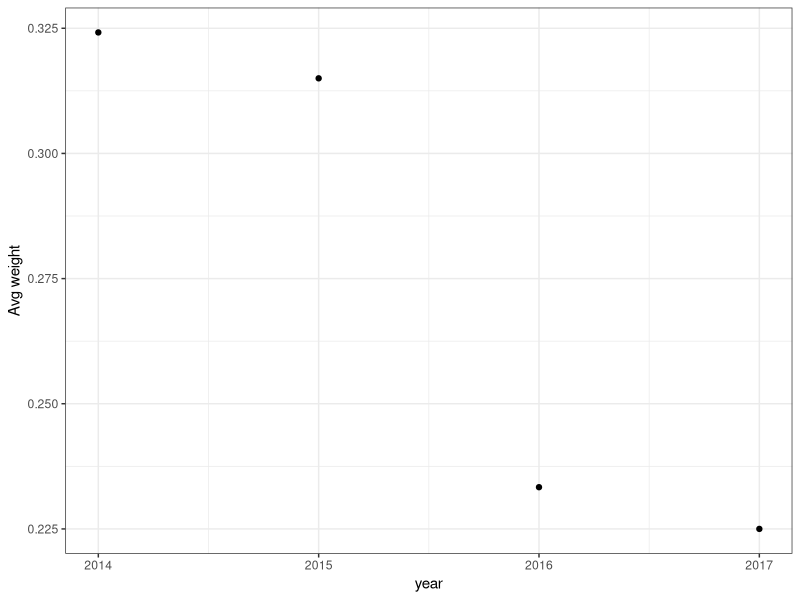
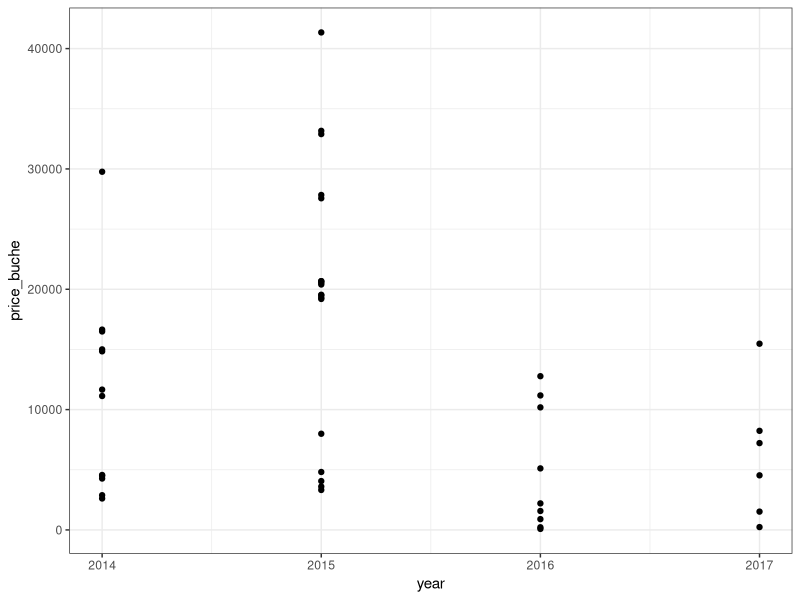
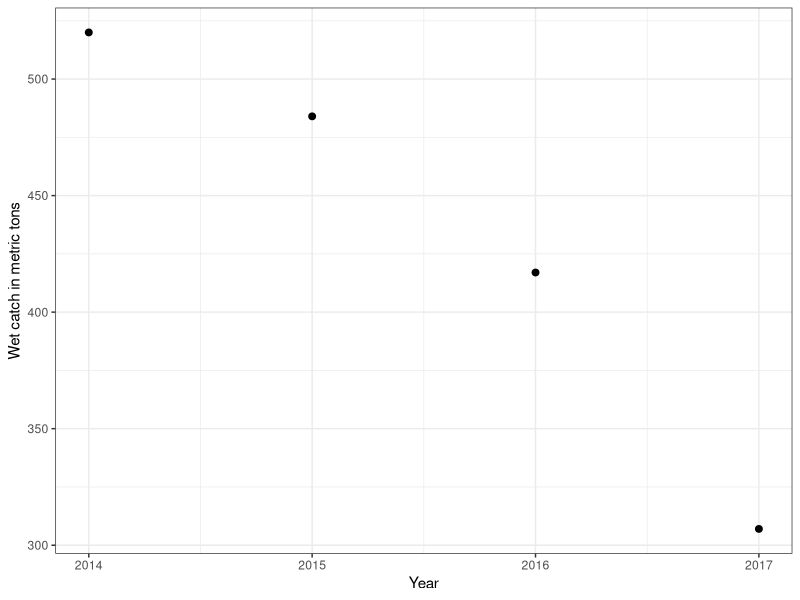
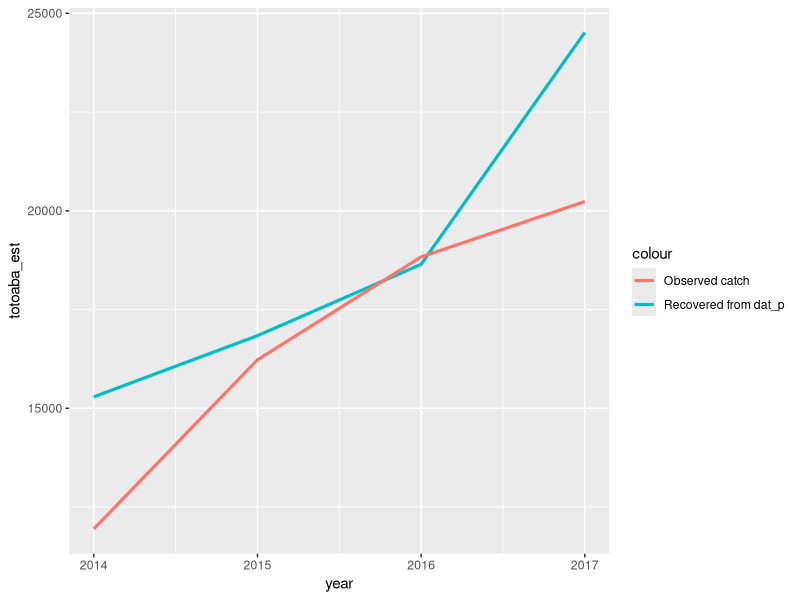
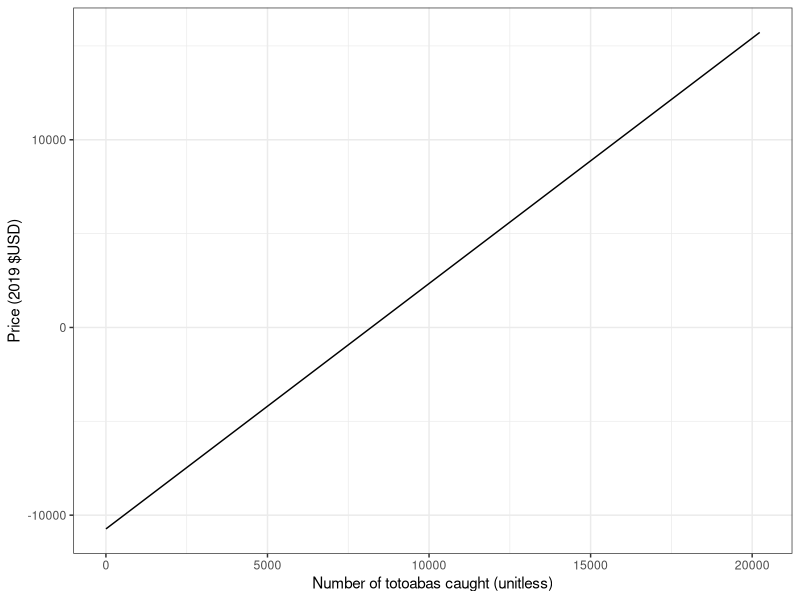
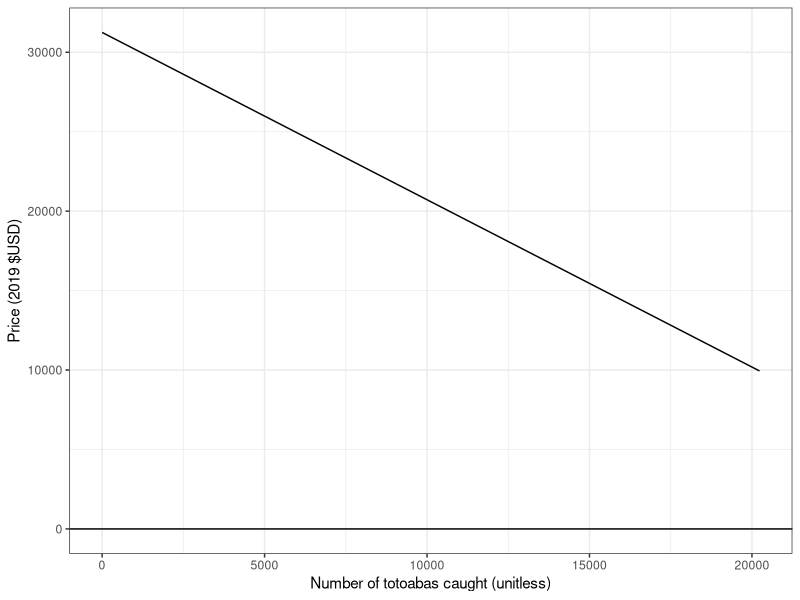
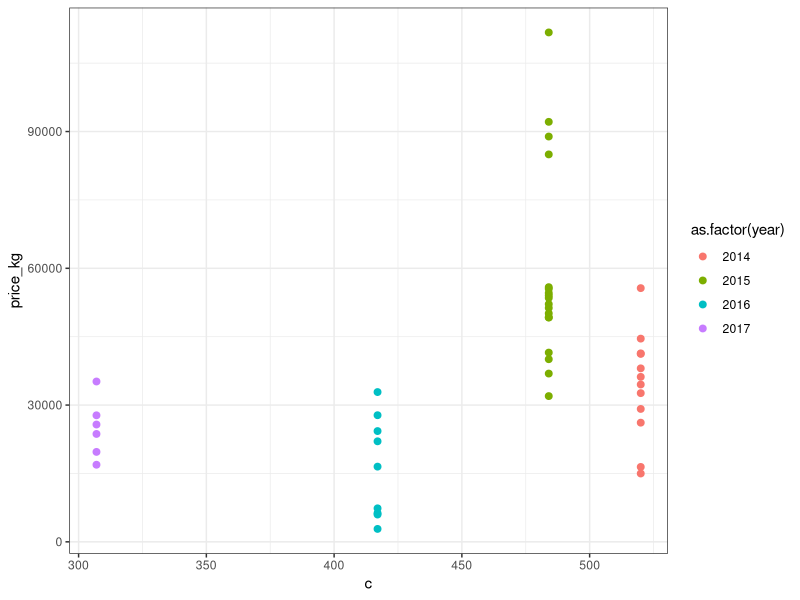
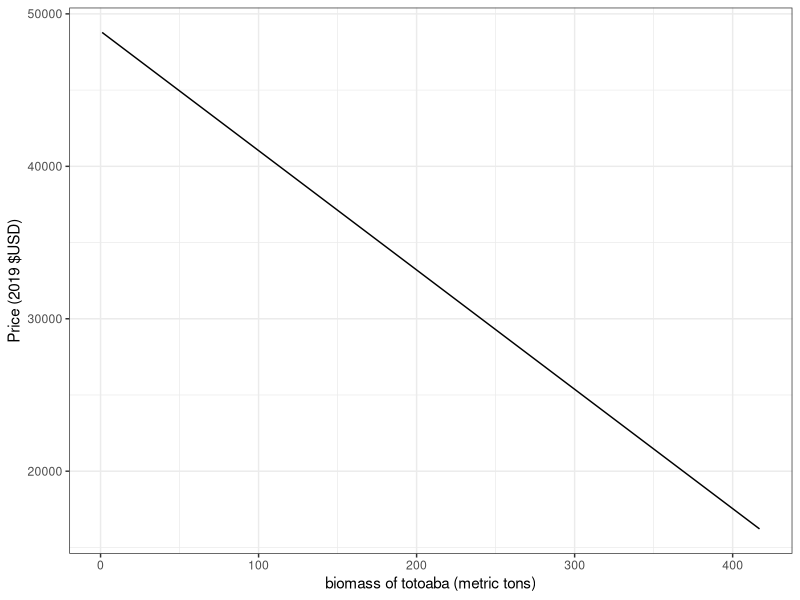

Reproduce these figures in R, in order.
## ---- chunk 1
knitr::opts_chunk$set(echo = F)
library(tidyverse)
library("ggsci")
library(here)
## ---- chunk 2
dat_p = read.csv(here("data","andrew","dat_p.csv")) #Price-quantity data (OG Paper)
dat_b = read.csv(here('data', 'andrew', "datatheif_stock.csv"))
## ---- chunk 3
dat_p %>% 
  group_by(year) %>%
 summarise_at(vars(kg), list(name = mean))%>%
  ggplot(aes(x = year,  y = name))+
  geom_point()+
  theme_bw()+
  ylab('Avg weight')
## ---- chunk 4
dat_p = dat_p %>%
  mutate(price_buche = g*p,
         price_kg = p*1000, 
         price_buche_kg = price_buche*1000)
dat_p %>%
  ggplot(aes(x=year))+
  geom_point(aes(y = price_buche))+
  theme_bw()
## ---- chunk 5
dat_b %>% subset(y>2013)%>%
  ggplot(aes(x=y, y= c))+
  geom_point(size = 2)+
  theme_bw()+
  ylab("Wet catch in metric tons")+
  xlab('Year')
## ---- chunk 6
#JML. Added a conversion factor that transforms dry weight to wet weight (dw / 0.31 = ww)
dat_p = dat_p %>% mutate(totoaba = ((q*1000)/0.31)/.5) 
dat_b = dat_b %>% mutate(totoaba = (c*1000/25.7)) 

data.frame( totoaba_est = dat_p %>% select(totoaba) %>% unique() %>% pull(),
            totoaba_obs = dat_b %>% subset(y>2013) %>% select(totoaba)%>%pull(),
            year = c(2014, 2015, 2016, 2017))%>%
  ggplot(aes(x=year))+
  geom_line(aes(y = totoaba_est, colour= 'Recovered from dat_p'), linewidth = 1.1)+
  geom_line(aes(y = totoaba_obs, colour = 'Observed catch'), linewidth = 1.1)
  
## ---- chunk 7
results = data.frame()
new_dat = merge(dat_b %>% subset(y>2013) %>% select(y,totoaba) %>%rename(year=y), dat_p %>% select(year, price_buche))
model = lm(price_buche ~ totoaba, data = new_dat)
summary(model)

demand = function(totoaba){
  y = model$coefficients[1] + model$coefficients[2]*totoaba
  return(y)
}

data.frame(x = seq(1,max(dat_b %>% subset(y>2013)%>%select(totoaba)))) %>%
  mutate(demand = demand(x))%>%
  ggplot(aes(x = x, y = demand))+
  geom_line()+
  xlab('Number of totoabas caught (unitless)')+
  ylab('Price (2019 $USD)')+
  theme_bw()

results = results %>% rbind(model$coefficients)
## ---- chunk 8
new_dat = dat_p %>% select(price_buche, totoaba)
model = lm(price_buche ~ totoaba, data = new_dat)
summary(model)

demand = function(totoaba){
  y = model$coefficients[1] + model$coefficients[2]*totoaba
  return(y)
}

data.frame(x = seq(1,max(dat_b %>% subset(y>2013)%>%select(totoaba)))) %>%
  mutate(demand = demand(x))%>%
  ggplot(aes(x = x, y = demand))+
  geom_line()+
  xlab('Number of totoabas caught (unitless)')+
  ylab('Price (2019 $USD)')+
  theme_bw()+
  geom_hline(yintercept=0)

results = results %>% rbind(model$coefficients)
## ---- chunk 9
colnames(results) = c('Intercept (alpha)', 'beta')
print(results)
## ---- chunk 10
results = results[1,]
## ---- chunk 11

new_dat = merge(dat_b %>% 
                  subset(y>2013) %>% 
                  select(y,c) %>%
                  rename(year=y), 
                dat_p %>% 
                  subset(year > 2013) %>%
                  select(year, price_buche, price_kg))

new_dat = new_dat %>% mutate(c_kg = c*1000)

new_dat2 = merge(dat_b %>% 
                  subset(y>2013) %>% 
                  select(y,c) %>%
                  rename(year=y), 
                 dat_p %>% 
                   group_by(year)%>%
                   summarise_at(vars(price_kg),
                                list(avg_price_kg = mean)))
# Sample restriction to 2016
#
#new_dat2 %>% 
#  ggplot(aes(x = c,
#             y = avg_price_kg, 
#             colour = as.factor(year)))+
#  geom_point(size = 2)+
#  theme_bw

new_dat %>% 
  ggplot(aes(x = c, 
             y = price_kg, 
             colour = as.factor(year))) + 
  geom_point(size = 2)+
  theme_bw()
## ---- chunk 12
new_dat = new_dat %>% subset(year >2015)
model  = lm(price_kg ~ c, data = new_dat)

demand = function(biomass){
  y = model$coefficients[1] + model$coefficients[2]*biomass
  return(y)
}

data.frame(x = seq(1,max(new_dat %>%select(c)))) %>%
  mutate(demand = demand(x))%>%
  ggplot(aes(x = x, y = demand))+
  geom_line()+
  xlab('biomass of totoaba (metric tons)')+
  ylab('Price (2019 $USD)')+
  theme_bw()

summary(model)
## ---- chunk 13
df_wild = read.csv(here('data', 'w_par.csv'))
W = 8215
c = 68
results = results %>% cbind(W,c)
print(results)
## ---- chunk 14

r = 0.039
k = 20226 # in metric tons of biomass from INAPESCA
k_ = k*1000 # in kilos

catchability = 0.0005526788# in vessel trips ^-1


results = results %>% cbind(r, k_, catchability)
## ---- chunk 15
dat_w = read.csv(here("data", "w_par.csv"))
max_E = sum(dat_w$total_fleet_days_year)
## ---- chunk 16


# Define coefficients for average costs in different estimation scenarios
avg_cost = 8215.34
min_cost = 3992.27
max_cost = 13327.92

# Define the number of trips as a continuous variable that ranges from 0 to realized trips majored by 50%
values_W = data.frame()

for (x in c(1, 1.2, 1.5)){
  
  trips = seq(0,1920*x,0.1)

# Define total costs based on different estimation scenarios
  cost_avg = avg_cost * trips
  cost_min = min_cost * trips
  cost_max = max_cost * trips

# Define trips^2
  trips_2 = trips^2

# Define quadratic cost function as a function of the coefficient W
  quadratic_cost = function(W){
    return(W*trips_2)
  }

# Approach 0 : get average cost and divide by average x
  W_avg_trip = avg_cost/(max(trips)/2)
  Ws = c(W_avg_trip = W_avg_trip)
# Approach 1: minimize sum of pointwise squared differences
  difference = function(W)(sum((cost_avg - W*trips_2)^2))


  res = optimize(difference, interval = c(0,1000))

  costs_estimation = data.frame(trips, 
                                cost_avg,
                                quad_cost_avg = quadratic_cost(W_avg_trip),
                                quad_cost_optim = quadratic_cost(res$minimum))
  Ws = append(Ws, c(W_pointwise = res$minimum))

# Second approach : minimize the sum of squared integral difference
  difference = function(W){
    y1 = W*trips_2
    return( (sum(y1) - sum(cost_avg))^2)
  }

  res = optimize(difference, interval = c(0,1000))

  Ws = append(Ws, c(W_integral = res$minimum))
  costs_estimation = costs_estimation%>%
    mutate(quad_cost_optim2 = quadratic_cost(res$minimum))
  
# Third approahc : find W such that the cost for realized trips (1920) is equal for both specifications
  W_exact = avg_cost/max_E
  Ws = append(Ws, c(W_exact_1920 = W_exact))
  Ws = append(Ws, x=x, 1)
  costs_estimation = costs_estimation%>%
    mutate(quad_cost_exact = quadratic_cost(W_exact))
  
# Fourth approache : equate marginal costs at existing equilibrium point
  # MC = 2*W*E
  # maxE = 1920
  W_MC_storage = c()
  W_MC = avg_cost/(2*max_E)
  Ws = append(Ws, c(MC_eq = W_MC))
  differ = max_E*avg_cost -W_MC*max_E^2 

  costs_estimation = costs_estimation%>%
    mutate(quad_cost_MC = quadratic_cost(W_MC)+ differ)
  values_W = rbind(values_W, Ws)

}
colnames(values_W) = names(Ws)
W_MC = c(avg_cost/(2*max_E), min_cost/(2*max_E), max_cost/(2*max_E))
# Graph : 

costs_estimation%>%
  ggplot(aes(x=trips))+
  geom_line(aes(y=cost_avg, colour = 'linear cost'), linetype = "dashed")+
  geom_line(aes(y = quad_cost_avg, colour = 'With W average of trips'))+
  geom_line(aes(y = quad_cost_optim, colour = 'Optim by pointwise difference'))+
  geom_line(aes(y = quad_cost_optim2, colour = 'Optim by integral difference'))+
  geom_line(aes(y = quad_cost_exact, colour = 'Linear = quadratic at historical equilibrium'))+
  geom_line(aes(y = quad_cost_MC, colour = 'MC equal at historical equilibrium'))+
  #geom_vline(xintercept = 1920)+
  theme_bw()+
  scale_color_aaas()
print(Ws)
## ---- chunk 17
results = results %>% cbind(W_MC)
## ---- chunk 18
# Demand for totoaba buche : USD per unit of biomass of totoaba
alpha = model$coefficients[1] # Choke price in USD 
beta = -model$coefficients[2] # Demand coefficient for 

demand = function(totoaba){
  # Yields price per tons of totoaba
  price = alpha - beta*totoaba
  names(price) = c('price')
  return(price)
}

# Growth function for totoaba biomass (in kilograms)
growth = function(x){
  y = r*x*(1-x/k)
  return(y)
}
# conversion rate of totoaba biomass to buche biomass
conv = .5/25.7

# Catchability
sigma = 0.0005526788

# Cost parameters:
W = W_MC[1]

# gamma & v per kilogram of totoaba
dat_aqua = read.csv(here('data', 'aqua_par_farm.csv'))
dat_aqua = dat_aqua %>%
  mutate(cost_per_kilo_toto = Totoaba_Age*2,
         cost_per_ton_toto = cost_per_kilo_toto * 1000,
         cost_per_kilo_buche = cost_per_kilo_toto/conv)

gamma = dat_aqua %>% subset(Gamma>0.6 & Gamma < .7) %>% select(Gamma) %>% pull()
v = dat_aqua %>% subset(Gamma>0.6 & Gamma < .7) %>% select(cost_per_ton_toto) %>% pull()

# Cost parameter for monopoly : 
c = 2657.41 # per metric ton of totoaba
#test
c = c
## ---- chunk 19

qty_monop = function(x){
 y = (alpha - c)*sigma^2 * x^2 / (2*beta* sigma^2 * x^2 + 2*W)
 return(y)
}

result1 = data.frame( x = seq(1, k))%>%
  mutate(growth = growth(x),
         qty_monop = qty_monop(x),
         differ = growth - qty_monop)

result1 %>% subset(differ <1 & differ >-1)

result1 %>% ggplot(aes(x=x))+
  geom_line(aes(y = growth))+
  geom_line(aes(y = qty_monop))
#  geom_vline(xintercept =8447*1000)
## ---- chunk 20
alpha_w = alpha
alpha_f = alpha
beta_w = beta
beta_f = beta

q_cournot_wild_own = function(x){
  y = ((sigma^2)*(x^2)*(2*beta_f*(alpha_w - c) - gamma*(alpha_f - v)))/(4*beta_f*W + (sigma^2)*(x^2)*(4*beta_f*beta_w - (gamma^2)))
  return(y)
}
s_c_own = function(x){
  y = (2*W*(2*beta_f*(alpha_w - c) - gamma*(alpha_f - v)))/((sigma^2)*(x^2)*(4*beta_f*beta_w - gamma^2) + 4*beta_f*W)
  return(y)
}
q_farmed_cournot = function(s){
  y = (2 * beta_w * (alpha_f - v) - gamma* (alpha_w - (s + c)) )/(4*beta_w*beta_f - gamma^2)
}

result1 = result1 %>% mutate(q_cournot_harvest = q_cournot_wild_own(x),
                             q_cournot_farmed = q_farmed_cournot(s_c_own(x)))

result1 %>%
  ggplot(aes(x = x))+
  geom_line(aes(y = growth, colour = 'Growth'))+
  geom_line(aes(y = qty_monop, colour = 'Monopoly harvest'))+
  geom_line(aes(y = q_cournot_harvest, colour = 'Cournot harvest'))+
  geom_line(aes(y = q_cournot_farmed, colour = 'Cournot farmed'))+
  theme_bw()+
  ggtitle('Equilibria for Cournot competition compared to monopoly')
## ---- chunk 21
# Parameters
e   = gamma/(beta_w*beta_f - (gamma^2))
a_f = (alpha_f*beta_w - alpha_w*gamma)/(beta_w*beta_f - (gamma^2))
a_w = (alpha_w*beta_f - alpha_f*gamma)/(beta_w*beta_f - (gamma^2))
b_f = beta_f/(beta_w*beta_f - (gamma^2))
b_w = beta_w/(beta_w*beta_f - (gamma^2))

s_b_own = function(x){
  y = (2*W*b_w*( b_f*(2*a_w + e*v) + c*((e^2) - 2*b_f*b_w) + e*a_f))/((sigma^2)*(x^2)*(4*b_f*b_w - (e^2)) + 2*W*b_w*(2*b_w*b_f - (e^2)))
  return(y)
}

q_b_own = function(x){
  y = ((sigma^2)*(x^2)*b_w*(b_f*(2*a_w+e*v) + c*((e^2)- 2*b_f*b_w) + e*a_f))/((sigma^2)*(x^2)*(4*b_w*b_f - (e^2)) + 2*W*b_w*(2*b_f*b_w - (e^2)))
  return(y)
}

quantity_farmed = function(s){
  y = b_f *(2*b_w*a_f + v*(e^2 - 2*b_w*b_f) + e*(a_w + (s+c)*b_w))/(4*b_f*b_w - e^2)
  return(y)
}

result1 = result1 %>% mutate(q_bertrand_harvest = q_b_own(x),
                             q_bertrand_farmed = quantity_farmed(s_b_own(x)))

result1 %>%
  ggplot(aes(x = x))+
  geom_line(aes(y = qty_monop, colour = 'Monopoly harvest'))+
  geom_line(aes(y = growth, colour = 'Growth'))+
  geom_line(aes(y = q_bertrand_harvest, colour = 'Betrand harvest'))+
  geom_line(aes(y = q_bertrand_farmed, colour = 'Bertrand farmed'))+
  theme_bw()
